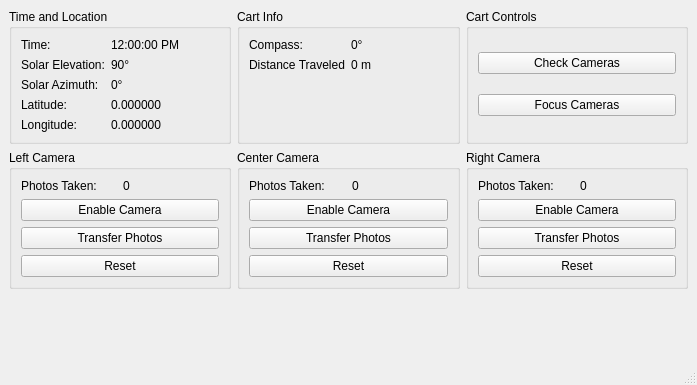
<?xml version="1.0" encoding="UTF-8"?>
<ui version="4.0">
 <class>MainWindow</class>
 <widget class="QMainWindow" name="MainWindow">
  <property name="geometry">
   <rect>
    <x>0</x>
    <y>0</y>
    <width>697</width>
    <height>385</height>
   </rect>
  </property>
  <property name="windowTitle">
   <string>MainWindow</string>
  </property>
  <widget class="QWidget" name="centralwidget">
   <layout class="QVBoxLayout" name="verticalLayout_8">
    <item>
     <widget class="QWidget" name="widget_13" native="true">
      <layout class="QHBoxLayout" name="horizontalLayout_11">
       <property name="leftMargin">
        <number>0</number>
       </property>
       <property name="topMargin">
        <number>0</number>
       </property>
       <property name="rightMargin">
        <number>0</number>
       </property>
       <property name="bottomMargin">
        <number>0</number>
       </property>
       <item>
        <widget class="QGroupBox" name="groupBox">
         <property name="title">
          <string>Time and Location</string>
         </property>
         <layout class="QVBoxLayout" name="verticalLayout">
          <item>
           <layout class="QFormLayout" name="formLayout">
            <item row="0" column="0">
             <widget class="QLabel" name="label_5">
              <property name="text">
               <string>Time:</string>
              </property>
             </widget>
            </item>
            <item row="0" column="1">
             <widget class="QLabel" name="time_label">
              <property name="text">
               <string>12:00:00 PM</string>
              </property>
             </widget>
            </item>
            <item row="1" column="0">
             <widget class="QLabel" name="label_9">
              <property name="text">
               <string>Solar Elevation:</string>
              </property>
             </widget>
            </item>
            <item row="1" column="1">
             <widget class="QLabel" name="solar_elevation_label">
              <property name="text">
               <string>90°</string>
              </property>
             </widget>
            </item>
            <item row="2" column="0">
             <widget class="QLabel" name="label_7">
              <property name="text">
               <string>Solar Azimuth:</string>
              </property>
             </widget>
            </item>
            <item row="2" column="1">
             <widget class="QLabel" name="solar_azimuth_label">
              <property name="text">
               <string>0°</string>
              </property>
             </widget>
            </item>
            <item row="3" column="0">
             <widget class="QLabel" name="label">
              <property name="text">
               <string>Latitude:</string>
              </property>
             </widget>
            </item>
            <item row="3" column="1">
             <widget class="QLabel" name="latitude_label">
              <property name="text">
               <string>0.000000</string>
              </property>
             </widget>
            </item>
            <item row="4" column="0">
             <widget class="QLabel" name="label_3">
              <property name="text">
               <string>Longitude:</string>
              </property>
             </widget>
            </item>
            <item row="4" column="1">
             <widget class="QLabel" name="longitude_label">
              <property name="text">
               <string>0.000000</string>
              </property>
             </widget>
            </item>
           </layout>
          </item>
         </layout>
        </widget>
       </item>
       <item>
        <widget class="QGroupBox" name="groupBox_13">
         <property name="title">
          <string>Cart Info</string>
         </property>
         <layout class="QVBoxLayout" name="verticalLayout_3">
          <item>
           <layout class="QFormLayout" name="formLayout_2">
            <item row="0" column="0">
             <widget class="QLabel" name="label_11">
              <property name="text">
               <string>Compass:</string>
              </property>
             </widget>
            </item>
            <item row="0" column="1">
             <widget class="QLabel" name="compass_label">
              <property name="text">
               <string>0°</string>
              </property>
             </widget>
            </item>
            <item row="1" column="0">
             <widget class="QLabel" name="label_19">
              <property name="text">
               <string>Distance Traveled</string>
              </property>
             </widget>
            </item>
            <item row="1" column="1">
             <widget class="QLabel" name="distance_traveled_label">
              <property name="text">
               <string>0 m</string>
              </property>
             </widget>
            </item>
           </layout>
          </item>
         </layout>
        </widget>
       </item>
       <item>
        <widget class="QGroupBox" name="groupBox_4">
         <property name="title">
          <string>Cart Controls</string>
         </property>
         <layout class="QVBoxLayout" name="verticalLayout_7">
          <item>
           <widget class="QPushButton" name="check_cameras_btn">
            <property name="text">
             <string>Check Cameras</string>
            </property>
           </widget>
          </item>
          <item>
           <widget class="QPushButton" name="focus_cameras_btn">
            <property name="text">
             <string>Focus Cameras</string>
            </property>
           </widget>
          </item>
         </layout>
        </widget>
       </item>
      </layout>
     </widget>
    </item>
    <item>
     <widget class="QWidget" name="widget_14" native="true">
      <layout class="QHBoxLayout" name="horizontalLayout_12">
       <property name="leftMargin">
        <number>0</number>
       </property>
       <property name="topMargin">
        <number>0</number>
       </property>
       <property name="rightMargin">
        <number>0</number>
       </property>
       <property name="bottomMargin">
        <number>0</number>
       </property>
       <item>
        <widget class="QGroupBox" name="groupBox">
         <property name="title">
          <string>Left Camera</string>
         </property>
         <layout class="QVBoxLayout" name="verticalLayout_4">
          <item>
           <widget class="QWidget" name="widget_9" native="true">
            <layout class="QHBoxLayout" name="horizontalLayout_7">
             <property name="leftMargin">
              <number>0</number>
             </property>
             <property name="topMargin">
              <number>0</number>
             </property>
             <property name="rightMargin">
              <number>0</number>
             </property>
             <property name="bottomMargin">
              <number>0</number>
             </property>
             <item>
              <widget class="QLabel" name="label_13">
               <property name="text">
                <string>Photos Taken:</string>
               </property>
              </widget>
             </item>
             <item>
              <widget class="QLabel" name="photos_taken_1">
               <property name="text">
                <string>0</string>
               </property>
              </widget>
             </item>
            </layout>
           </widget>
          </item>
          <item>
           <widget class="QPushButton" name="enable_camera_1_btn">
            <property name="text">
             <string>Enable Camera</string>
            </property>
            <property name="checkable">
             <bool>true</bool>
            </property>
            <property name="checked">
             <bool>false</bool>
            </property>
           </widget>
          </item>
          <item>
           <widget class="QPushButton" name="transfer_photos_1_btn">
            <property name="text">
             <string>Transfer Photos</string>
            </property>
           </widget>
          </item>
          <item>
           <widget class="QPushButton" name="reset_1_btn">
            <property name="text">
             <string>Reset</string>
            </property>
           </widget>
          </item>
         </layout>
        </widget>
       </item>
       <item>
        <widget class="QGroupBox" name="groupBox_2">
         <property name="title">
          <string>Center Camera</string>
         </property>
         <layout class="QVBoxLayout" name="verticalLayout_5">
          <item>
           <widget class="QWidget" name="widget_10" native="true">
            <layout class="QHBoxLayout" name="horizontalLayout_8">
             <property name="leftMargin">
              <number>0</number>
             </property>
             <property name="topMargin">
              <number>0</number>
             </property>
             <property name="rightMargin">
              <number>0</number>
             </property>
             <property name="bottomMargin">
              <number>0</number>
             </property>
             <item>
              <widget class="QLabel" name="label_15">
               <property name="text">
                <string>Photos Taken:</string>
               </property>
              </widget>
             </item>
             <item>
              <widget class="QLabel" name="photos_taken_2">
               <property name="text">
                <string>0</string>
               </property>
              </widget>
             </item>
            </layout>
           </widget>
          </item>
          <item>
           <widget class="QPushButton" name="enable_camera_2_btn">
            <property name="text">
             <string>Enable Camera</string>
            </property>
            <property name="checkable">
             <bool>true</bool>
            </property>
            <property name="checked">
             <bool>false</bool>
            </property>
           </widget>
          </item>
          <item>
           <widget class="QPushButton" name="transfer_photos_2_btn">
            <property name="text">
             <string>Transfer Photos</string>
            </property>
           </widget>
          </item>
          <item>
           <widget class="QPushButton" name="reset_2_btn">
            <property name="text">
             <string>Reset</string>
            </property>
           </widget>
          </item>
         </layout>
        </widget>
       </item>
       <item>
        <widget class="QGroupBox" name="groupBox_3">
         <property name="title">
          <string>Right Camera</string>
         </property>
         <layout class="QVBoxLayout" name="verticalLayout_6">
          <item>
           <widget class="QWidget" name="widget_11" native="true">
            <layout class="QHBoxLayout" name="horizontalLayout_9">
             <property name="leftMargin">
              <number>0</number>
             </property>
             <property name="topMargin">
              <number>0</number>
             </property>
             <property name="rightMargin">
              <number>0</number>
             </property>
             <property name="bottomMargin">
              <number>0</number>
             </property>
             <item>
              <widget class="QLabel" name="label_17">
               <property name="text">
                <string>Photos Taken:</string>
               </property>
              </widget>
             </item>
             <item>
              <widget class="QLabel" name="photos_taken_3">
               <property name="text">
                <string>0</string>
               </property>
              </widget>
             </item>
            </layout>
           </widget>
          </item>
          <item>
           <widget class="QPushButton" name="enable_camera_3_btn">
            <property name="text">
             <string>Enable Camera</string>
            </property>
            <property name="checkable">
             <bool>true</bool>
            </property>
            <property name="checked">
             <bool>false</bool>
            </property>
           </widget>
          </item>
          <item>
           <widget class="QPushButton" name="transfer_photos_3_btn">
            <property name="text">
             <string>Transfer Photos</string>
            </property>
           </widget>
          </item>
          <item>
           <widget class="QPushButton" name="reset_3_btn">
            <property name="text">
             <string>Reset</string>
            </property>
           </widget>
          </item>
         </layout>
        </widget>
       </item>
      </layout>
     </widget>
    </item>
    <item>
     <widget class="QWidget" name="widget_2" native="true">
      <layout class="QVBoxLayout" name="verticalLayout_2">
       <property name="leftMargin">
        <number>0</number>
       </property>
       <property name="topMargin">
        <number>0</number>
       </property>
       <property name="rightMargin">
        <number>0</number>
       </property>
       <property name="bottomMargin">
        <number>0</number>
       </property>
      </layout>
     </widget>
    </item>
   </layout>
  </widget>
  <widget class="QMenuBar" name="menubar">
   <property name="geometry">
    <rect>
     <x>0</x>
     <y>0</y>
     <width>697</width>
     <height>22</height>
    </rect>
   </property>
  </widget>
  <widget class="QStatusBar" name="statusbar"/>
 </widget>
 <resources/>
 <connections/>
</ui>
